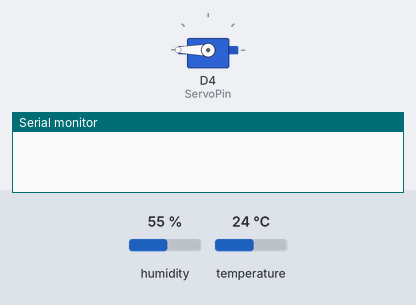
This program was run on a simulated ESP8266 (Wemos D1 mini). Shown: servo, the last lines printed to the serial monitor. The test bench sets the inputs (shaded band); at power-on: humidity 55 %, temperature 24 °C.

Above: at 1.0 s.
At 2.0 s:
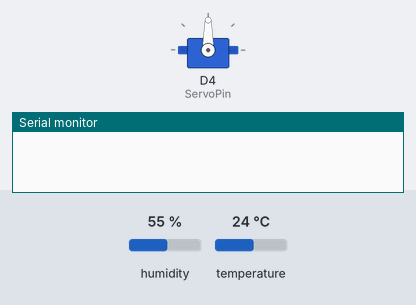
At 3.1 s:
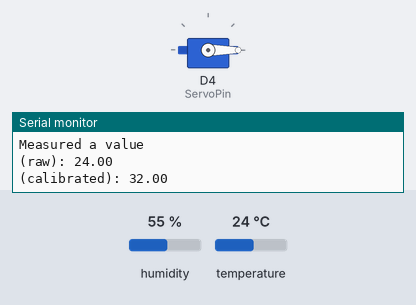
Timing chart, 0 to 4.6 s (numbered marks = the images above):
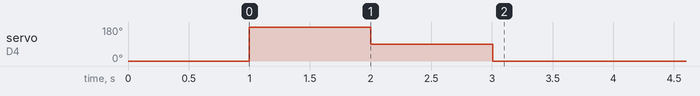

Measured:
- by itself, servo on D4 (ServoPin): 0° → 180° at 1.0 s, → 90° 1.0 s later, → 0° 1.0 s later

The program:

main.cpp
```cpp
// (licence header left out)
#define ServoPin D4
#define DhtPin D2
#define DhtType DHT22

#include <Servo.h>
#include <DHT.h>

Servo myServo;
DHT dht(DhtPin, DhtType);

float temp = 0.00f;
float lastTemp = 0.00f;


bool hasTemperatureChanged() {
  if(temp != lastTemp) {
    lastTemp = temp;
    return true;
  }
  return false;
}


float mapFloat(float x, float in_min, float in_max, float out_min, float out_max) {
    return (x - in_min) * (out_max - out_min) / (in_max - in_min) + out_min;
}


int calcServoMovement() {
  // Remove measuring failure by adding offset.
  float calibratedTemp = temp + 8.0f;

  Serial.println("(calibrated): " + String(calibratedTemp));

  // 0 degree and 180 degree are reversed in my case because of servo positioning.
  int degreeFloat = mapFloat(calibratedTemp, 15.0f, 25.0f, 180.0f, 0.0f);
  return (int)round(degreeFloat);
}


void setup() {
  Serial.begin(9600);
  myServo.attach(ServoPin);

  myServo.write(0);
  delay(1000);
  myServo.write(180);
  delay(1000);
  myServo.write(90);
  delay(1000);
}


void loop() {
  temp = abs(dht.readTemperature());

  if(!isnan(temp)) {

    Serial.println("Measured a value\n(raw): " + String(temp));

    if(hasTemperatureChanged()) {
      int degree = calcServoMovement();
      myServo.write(degree);
    }
  }

  // Give DHT11 sensor some time to rest.
  delay(1000);
}
```
